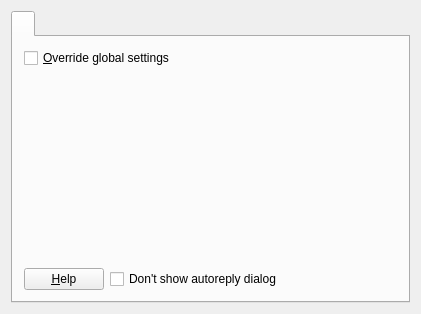
<ui version="4.0" >
 <class>ARConfigBase</class>
 <widget class="QWidget" name="ARConfigBase" >
  <property name="geometry" >
   <rect>
    <x>0</x>
    <y>0</y>
    <width>421</width>
    <height>314</height>
   </rect>
  </property>
  <property name="windowTitle" >
   <string></string>
  </property>
  <layout class="QVBoxLayout" >
   <property name="margin" >
    <number>11</number>
   </property>
   <property name="spacing" >
    <number>6</number>
   </property>
   <item>
    <widget class="QTabWidget" name="tabAR" >
     <widget class="QWidget" name="tab" >
      <attribute name="title" >
       <string/>
      </attribute>
      <layout class="QGridLayout" >
       <property name="margin" >
        <number>11</number>
       </property>
       <property name="spacing" >
        <number>6</number>
       </property>
       <item row="0" column="0" colspan="3" >
        <widget class="QCheckBox" name="chkOverride" >
         <property name="text" >
          <string>&amp;Override global settings</string>
         </property>
        </widget>
       </item>
       <item row="2" column="0" >
        <widget class="QPushButton" name="btnHelp" >
         <property name="text" >
          <string>&amp;Help</string>
         </property>
        </widget>
       </item>
       <item row="2" column="1" >
        <widget class="QCheckBox" name="chkNoShow" >
         <property name="sizePolicy" >
          <sizepolicy>
           <hsizetype>7</hsizetype>
           <vsizetype>0</vsizetype>
           <horstretch>0</horstretch>
           <verstretch>0</verstretch>
          </sizepolicy>
         </property>
         <property name="text" >
          <string>Don't show autoreply dialog</string>
         </property>
        </widget>
       </item>
       <item row="2" column="2" >
        <spacer>
         <property name="orientation" >
          <enum>Qt::Horizontal</enum>
         </property>
         <property name="sizeType" >
          <enum>QSizePolicy::Expanding</enum>
         </property>
         <property name="sizeHint" >
          <size>
           <width>20</width>
           <height>20</height>
          </size>
         </property>
        </spacer>
       </item>
       <item row="1" column="0" colspan="3" >
        <widget class="MultiLineEdit" native="1" name="edtAutoReply" />
       </item>
      </layout>
     </widget>
    </widget>
   </item>
  </layout>
 </widget>
 <customwidgets>
  <customwidget>
   <class>MultiLineEdit</class>
   <extends>QWidget</extends>
   <header>editfile.h</header>
  </customwidget>
 </customwidgets>
 <resources/>
 <connections/>
</ui>
